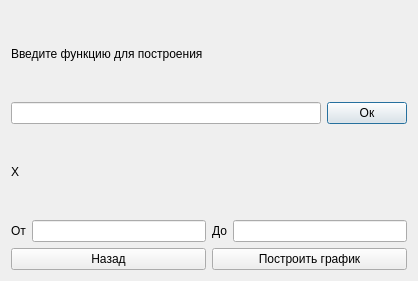
<?xml version="1.0" encoding="UTF-8"?>
<ui version="4.0">
 <class>Form2</class>
 <widget class="QDialog" name="Form2">
  <property name="geometry">
   <rect>
    <x>0</x>
    <y>0</y>
    <width>418</width>
    <height>281</height>
   </rect>
  </property>
  <property name="windowTitle">
   <string>Ввод функции</string>
  </property>
  <layout class="QGridLayout" name="gridLayout">
   <item row="0" column="0">
    <layout class="QVBoxLayout" name="verticalLayout_2">
     <item>
      <widget class="QLabel" name="label">
       <property name="text">
        <string>Введите функцию для построения</string>
       </property>
      </widget>
     </item>
     <item>
      <layout class="QHBoxLayout" name="horizontalLayout_2">
       <item>
        <widget class="QLineEdit" name="lineEdit"/>
       </item>
       <item>
        <widget class="QPushButton" name="pushButton">
         <property name="text">
          <string>Ок</string>
         </property>
        </widget>
       </item>
      </layout>
     </item>
    </layout>
   </item>
   <item row="1" column="0">
    <layout class="QVBoxLayout" name="verticalLayout">
     <item>
      <widget class="QLabel" name="label_2">
       <property name="text">
        <string>X </string>
       </property>
      </widget>
     </item>
     <item>
      <layout class="QHBoxLayout" name="horizontalLayout">
       <item>
        <widget class="QLabel" name="label_3">
         <property name="text">
          <string>От</string>
         </property>
        </widget>
       </item>
       <item>
        <widget class="QLineEdit" name="lineEdit_2"/>
       </item>
       <item>
        <widget class="QLabel" name="label_4">
         <property name="text">
          <string>До</string>
         </property>
        </widget>
       </item>
       <item>
        <widget class="QLineEdit" name="lineEdit_3"/>
       </item>
      </layout>
     </item>
    </layout>
   </item>
   <item row="2" column="0">
    <layout class="QHBoxLayout" name="horizontalLayout_3">
     <item>
      <widget class="QPushButton" name="pushButton_2">
       <property name="text">
        <string>Назад</string>
       </property>
      </widget>
     </item>
     <item>
      <widget class="QPushButton" name="pushButton_3">
       <property name="text">
        <string>Построить график</string>
       </property>
      </widget>
     </item>
    </layout>
   </item>
  </layout>
 </widget>
 <resources/>
 <connections/>
</ui>
